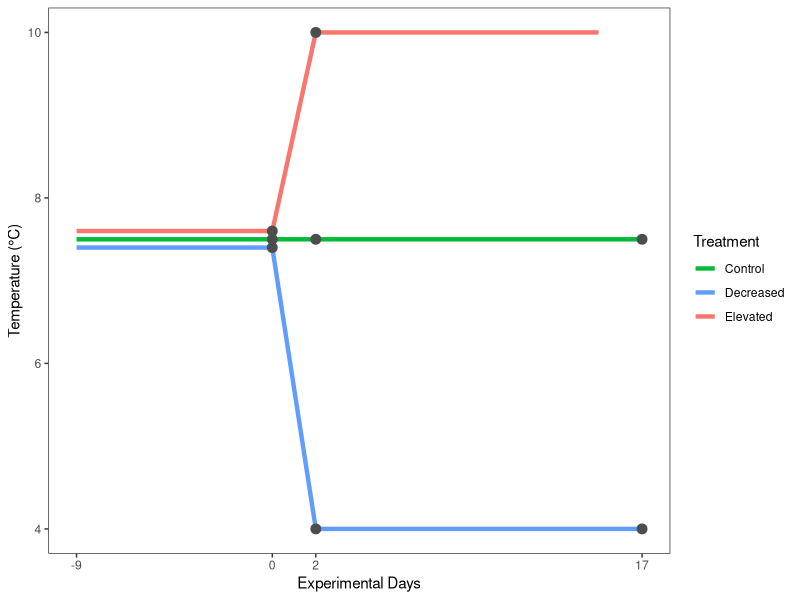

Here is the R script that generated this plot:
## ---- chunk 1
knitr::opts_chunk$set(echo = TRUE)
## ---- chunk 2
# Add all required libraries here
list.of.packages <- c("ggplot2", "tidyverse", "viridis")
# Get names of all required packages that aren't installed
new.packages <- list.of.packages[!(list.of.packages %in% installed.packages()[, "Package"])]
# Install all new packages
if(length(new.packages)) install.packages(new.packages)


# Load all required libraries
lapply(list.of.packages, FUN = function(X) {
  do.call("require", list(X))
})
## ---- chunk 3
# Create data points for graph
# Low, Control, and High are the temperatures in celsius for each
# All values of 7.6 and 7.4 are just to jitter the graph

days <- c(-9, 0, 2, 15, 17)
Decreased <- c(7.4, 7.4, 4, 4, 4)
Control <- rep(7.5, times = 5)
Elevated <- c(7.6, 7.6, 10, 10, NA)

# Assemble into data frame
exp_data <- data.frame(days, Decreased, Control, Elevated)
# Pivot longer
exp_data <- pivot_longer(exp_data, cols = c(Decreased, Control, Elevated), names_to = "Treatment")

# Create another data table for sample events
# This means just removing all data points where day < 0
# as well as the Day 15 data (used to show when the last elevated-temp crab died)
sample_data <- exp_data %>%
  filter(days > -1) %>%
  filter(days != 15)


# Plot figure
png(file = "../graphs/paper_figures/fig_1.png")
ggplot(data = exp_data, aes(x = days, y = value, group = Treatment)) +
  geom_line(size = 1.5, aes(color = Treatment)) +
  geom_point(data = sample_data, size = 3, color = "gray30") +
  theme_bw()  +
  theme(panel.grid.major = element_blank(),
        panel.grid.minor = element_blank()) +
  scale_color_manual(values = c("#00BA38", "#619CFF", "#F8766D")) +
  xlab("Experimental Days") +
  ylab("Temperature (°C)") +
  scale_x_continuous(breaks = c(-9, 0, 2, 17))
dev.off()

